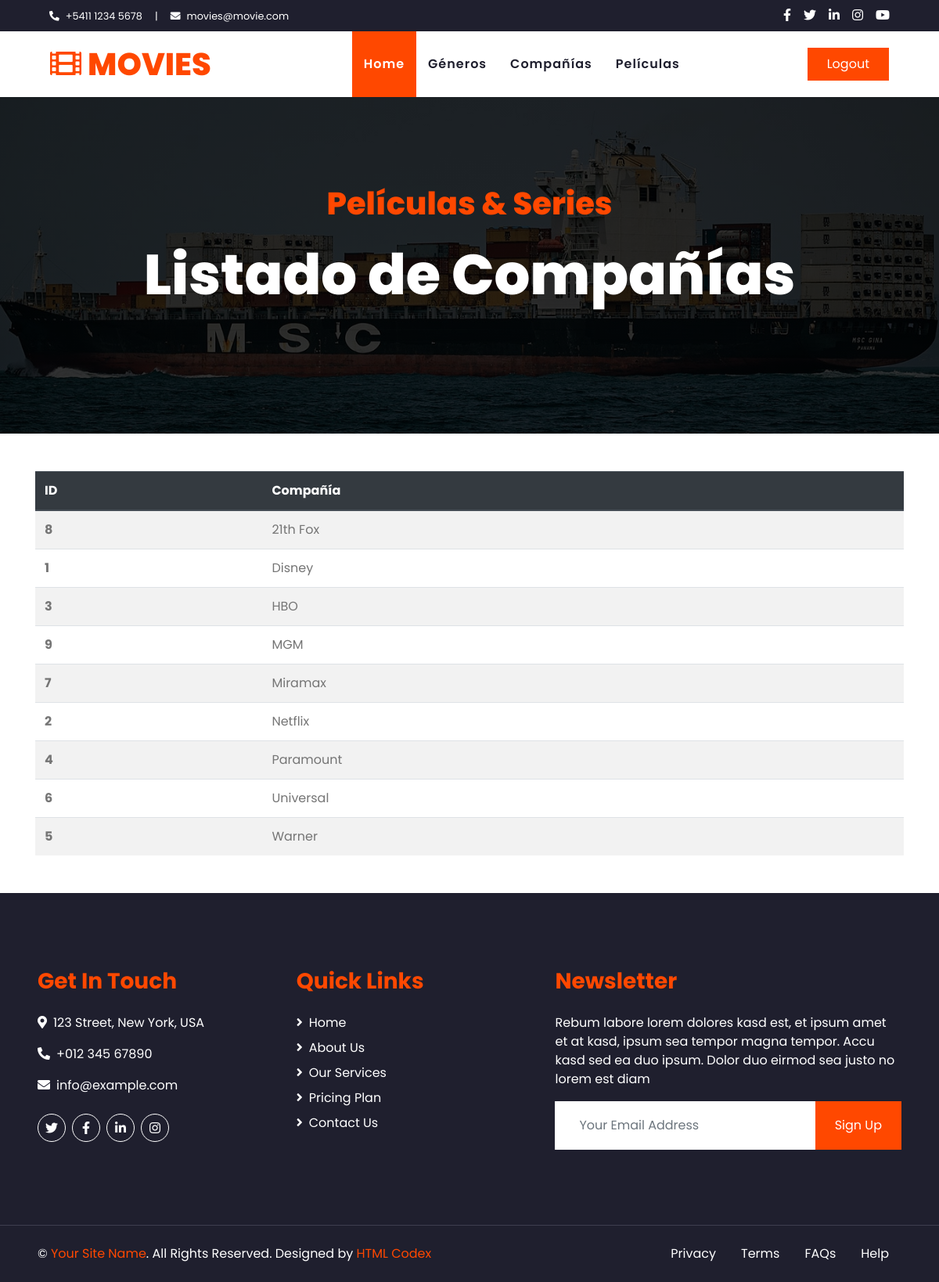
/companias/ (signed in), run on the app's committed database.
### mapp/models.py (models this page shows, shortened)
class Company(models.Model):
    name = models.CharField(verbose_name="Compañía", max_length=50)
    created = models.DateTimeField(auto_now=True)
    updated = models.DateTimeField(auto_now_add=True)
    class Meta:
        verbose_name_plural = "Compañías"
        verbose_name = "Compañía"
        ordering = ["name"]

### mapp/views.py (the view)
# urls.py: path("companias/", CompanyList.as_view(), name="companias"),
class CompanyList(ListView):
    model = Company

### mapp/templates/mapp/company_list.html (shortened to what this page needs)
{% extends 'mapp/base.html' %}
{% load static %}
{% block title %}
    Listado de Compañías
{% endblock title %}
{% block content %}
<main role="main" class="container">
    {% if company_list %}
        <table class="table table-striped">
        <thead class="thead-dark">
            <tr>
            <th scope="col">ID</th>
            <th scope="col">Compañía</th>
            </tr>
        </thead>
        <tbody>
        {% for company in company_list %}
            <tr>
                <th scope="row">{{ company.id }}</th>
                <td>{{ company.name }}</td>
            </tr>
        {% endfor %}
        </tbody>
        </table>
    {% endif %}
</main>
{% endblock content %}

### data on the page
Company: id "8", name "21th Fox"
Company: id "1", name "Disney"
Company: id "3", name "HBO"
Company: id "9", name "MGM"
Company: id "7", name "Miramax"
Company: id "2", name "Netflix"
Company: id "4", name "Paramount"
Company: id "6", name "Universal"
Company: id "5", name "Warner"
